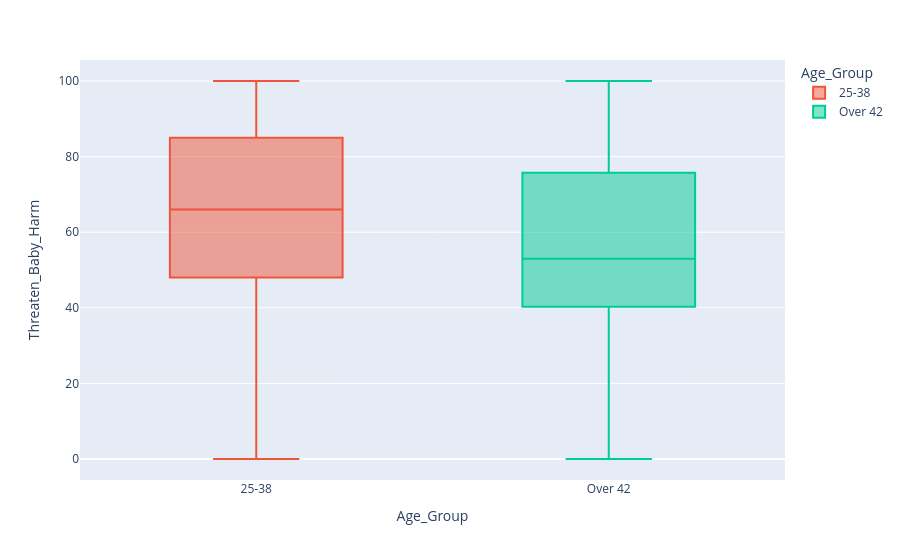

The notebook cell this image was saved under:
### Code cell
figy = px.box(df, x="Age_Group", y="Threaten_Baby_Harm", color="Age_Group")

figy.show()

### Figure 1 — Plotly figure (JSON) as saved in the notebook; plotly's stock layout.template omitted (floating-point values rounded to 4 significant figures; data arrays with more than 128 entries replaced by an {"elided": "..."} marker saying what was removed)
{"data": [{"alignmentgroup": "True", "hovertemplate": "Age_Group=%{x}<br>Threaten_Baby_Harm=%{y}<extra></extra>", "legendgroup": "25-38", "marker": {"color": "#EF553B"}, "name": "25-38", "notched": false, "offsetgroup": "25-38", "orientation": "v", "showlegend": true, "type": "box", "x": {"elided": "8801 str values"}, "x0": " ", "xaxis": "x", "y": {"elided": "8801 mixed values"}, "y0": " ", "yaxis": "y"}, {"alignmentgroup": "True", "hovertemplate": "Age_Group=%{x}<br>Threaten_Baby_Harm=%{y}<extra></extra>", "legendgroup": "Over 42", "marker": {"color": "#00cc96"}, "name": "Over 42", "notched": false, "offsetgroup": "Over 42", "orientation": "v", "showlegend": true, "type": "box", "x": ["Over 42", "Over 42", "Over 42", "Over 42", "Over 42", "Over 42", "Over 42", "Over 42", "Over 42", "Over 42", "Over 42", "Over 42", "Over 42", "Over 42", "Over 42", "Over 42", "Over 42", "Over 42", "Over 42", "Over 42", "Over 42", "Over 42", "Over 42", "Over 42", "Over 42", "Over 42", "Over 42", "Over 42", "Over 42", "Over 42", "Over 42", "Over 42", "Over 42", "Over 42", "Over 42", "Over 42", "Over 42", "Over 42", "Over 42", "Over 42", "Over 42", "Over 42", "Over 42", "Over 42", "Over 42", "Over 42", "Over 42", "Over 42", "Over 42", "Over 42", "Over 42", "Over 42", "Over 42", "Over 42", "Over 42", "Over 42", "Over 42", "Over 42", "Over 42", "Over 42", "Over 42", "Over 42", "Over 42", "Over 42", "Over 42", "Over 42", "Over 42", "Over 42", "Over 42", "Over 42", "Over 42", "Over 42", "Over 42", "Over 42", "Over 42", "Over 42", "Over 42", "Over 42", "Over 42", "Over 42", "Over 42", "Over 42", "Over 42", "Over 42", "Over 42", "Over 42", "Over 42", "Over 42", "Over 42", "Over 42", "Over 42", "Over 42", "Over 42", "Over 42", "Over 42", "Over 42", "Over 42", "Over 42", "Over 42", "Over 42", "Over 42", "Over 42", "Over 42", "Over 42", "Over 42", "Over 42", "Over 42", "Over 42", "Over 42", "Over 42", "Over 42", "Over 42", "Over 42", "Over 42", "Over 42", "Over 42", "Over 42", "Over 42", "Over 42", "Over 42", "Over 42", "Over 42", "Over 42"], "x0": " ", "xaxis": "x", "y": [66, 7, 50, " ", 33, 72, 66, 100, 48, 15, 62, 25, " ", 79, 83, 87, 25, 100, 97, 19, 72, 15, 50, 22, 91, 50, 50, 7, 68, 4, 86, 73, 28, 78, 50, 76, 74, 93, 12, 75, 10, 61, 51, " ", 99, 46, 100, 70, 66, 96, 50, 5, 70, 95, 50, 55, 53, 48, 70, 51, 89, 11, " ", 94, 89, 33, 12, 67, 20, " ", 50, " ", 4, 50, 100, 99, 39, 97, 47, 67, 15, 53, 48, 74, 70, " ", 50, 50, 100, 100, 18, 100, 69, 53, 64, 70, 50, 0, 31, 27, 50, 48, 50, 69, 68, 66, 61, 21, 52, 78, 81, 76, 62, 51, 95, 44, 46, " ", 3, 36, 100, 32, 48], "y0": " ", "yaxis": "y"}], "layout": {"boxmode": "overlay", "legend": {"title": {"text": "Age_Group"}, "tracegroupgap": 0}, "margin": {"t": 60}, "xaxis": {"anchor": "y", "categoryarray": [null, "25-38", "Over 42"], "categoryorder": "array", "domain": [0, 1], "title": {"text": "Age_Group"}}, "yaxis": {"anchor": "x", "domain": [0, 1], "title": {"text": "Threaten_Baby_Harm"}}}}
